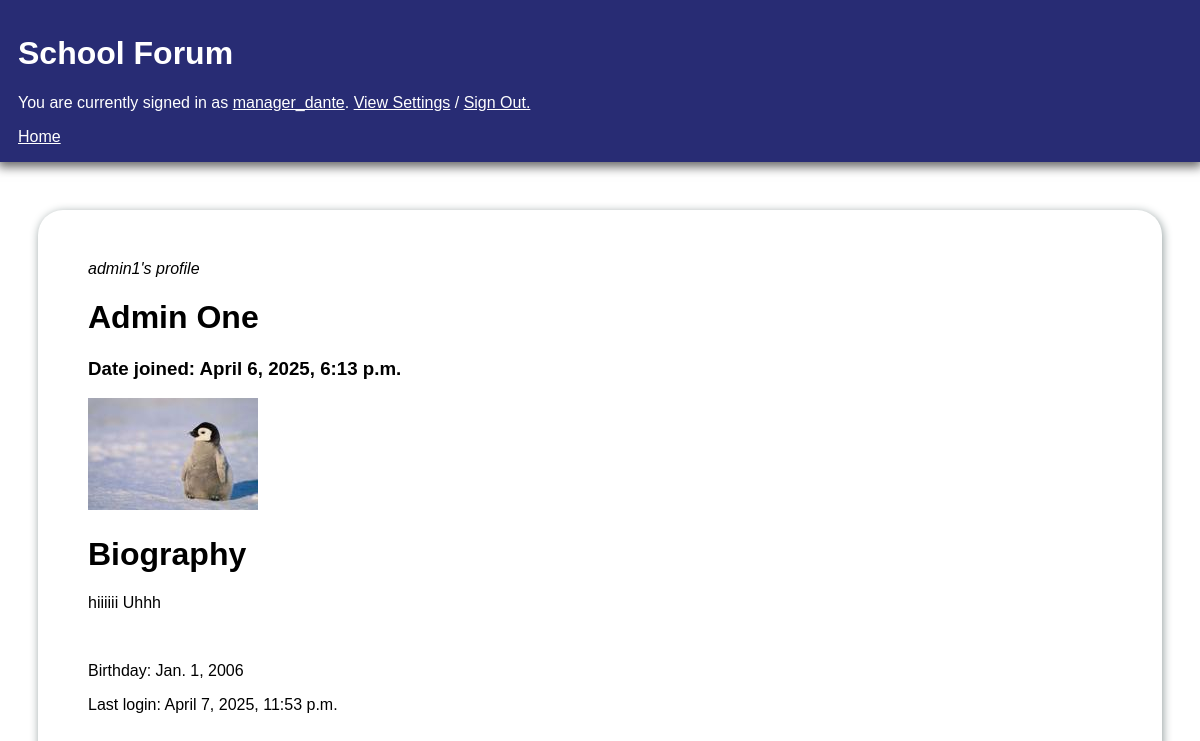
The app's page /profiles/1 (signed in) with its own data.
### userContent/models.py (models this page shows, shortened)
class StudentUser(AbstractUser):
        birth_date = models.DateField(null=True)
        objects = UserManager()

class Profile(models.Model):
        user= models.OneToOneField(StudentUser, on_delete = models.CASCADE, related_name = "profile", primary_key=True)
        biography = models.TextField(max_length=500, blank=True, default = "This user hasn't added a biography yet.")
        avatar = models.ImageField(upload_to="media/avatars/", default = "media/avatars/default.jpg", null=True, blank=True)

### userContent/views.py (the view)
# urls.py: path('profiles/<int:user_id>', views.ProfileView.as_view(), name = 'profile'),
class ProfileView(View):
  initial = {"key":"value"}
  template_name = "profile.html"
  def get(self, request, user_id, *args, **kwargs):
    if request.user.is_authenticated:
      user_info = StudentUser.objects.get(id=user_id)
      profile = Profile.objects.get(user_id=user_id)
      context = {
        "info": user_info,
        "profile": profile,
        "messages": messages.get_messages(request),
        "user": request.user
        }
      return render(request,self.template_name, context)
    else:
      messages.error(request, "Log in first to view user profiles.")
    return redirect("home")

### userContent/templates/profile.html (shortened to what this page needs)
<!DOCTYPE html>
<html>
<head>
    {% load static %}
</head>
<div id = "mainHeader">
    <h1>School Forum</h1>
    {% if user.is_authenticated %}
        <p>You are currently signed in as <a href = "{% url 'profile' user.id %}" class= "banner_link"> {{user.username}}</a>. <a href = "{% url 'profile_settings' user.id %}" class ="banner_link"> View Settings</a> / <a href = "{% url 'logout' %}" class ="banner_link">Sign Out.</a></p>
    {% else %}
        <p>Not logged in. Login <a href="{% url 'login' %}" class = "banner_link"> here.</a></p>
    {% endif %}
    <a href= "{% url 'home' %}" id = "home"> Home </a>
</div>
<br>
<div class = "container">
<div class = "section">
    <i>{{info.username}}'s profile</i>
    <h1>{{info.first_name}} {{info.last_name}}</h1>
    <h3> Date joined: {{info.date_joined}}</h3>
    <img src = "{{profile.avatar.url}}", alt="Avatar">
    <br>
    <h1>Biography</h1>
    <p>{{profile.biography}}</p>
    <br>
    <p>Birthday: {{info.birth_date}}</p>
    <p>Last login: {{info.last_login}}</p>
</div>

### userContent/templates/profile.html (style rules this page uses)
#mainHeader { margin: -10px; margin-bottom:10px; padding: 16px 20px; box-shadow: 0px 5px 10px rgb(104, 104, 104); background: #282c74; color: #ffff; }
.banner_link, banner_link:visited { color:white; }
.container { margin: 10px; }
.section { margin: 20px; border: 100px; padding: 50px; border-radius: 25px; box-shadow: 1px 2px 10px rgb(144, 156, 156); }
#home { margin-bottom: -10px; text-align:right; color:#ffff; }

### records on screen
StudentUser: username "manager_dante"
StudentUser: username "admin1", first_name "Admin", last_name "One", date_joined "April 6, 2025, 6:13 p.m.", birth_date "Jan. 1, 2006", last_login "April 7, 2025, 11:53 p.m."
Profile: avatar (picture), biography "hiiiiii Uhhh"
